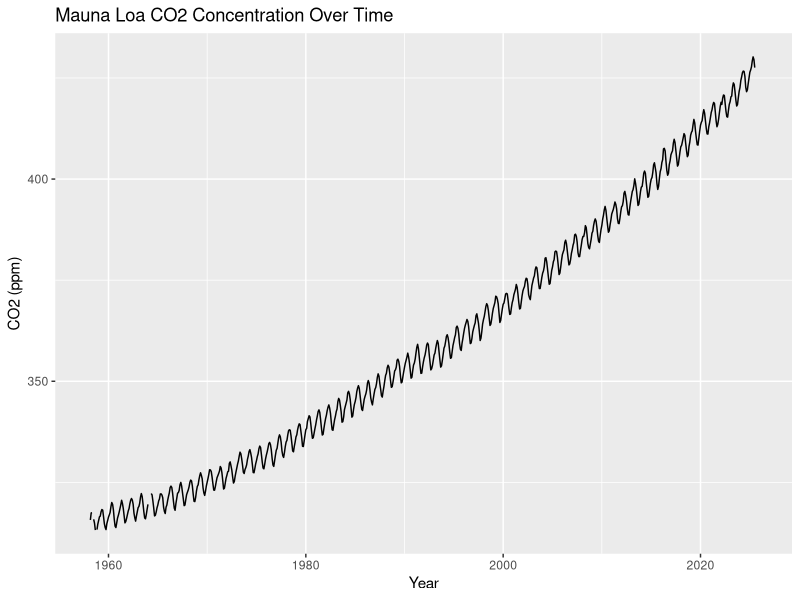
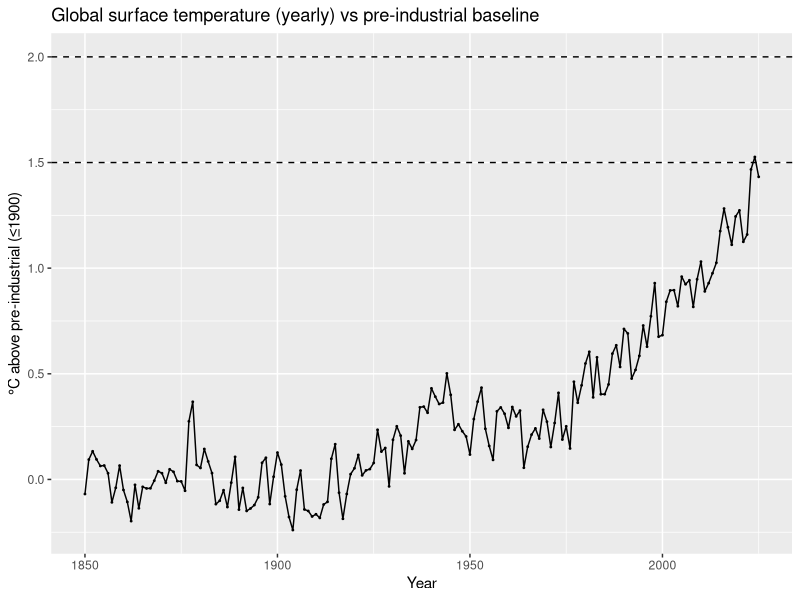
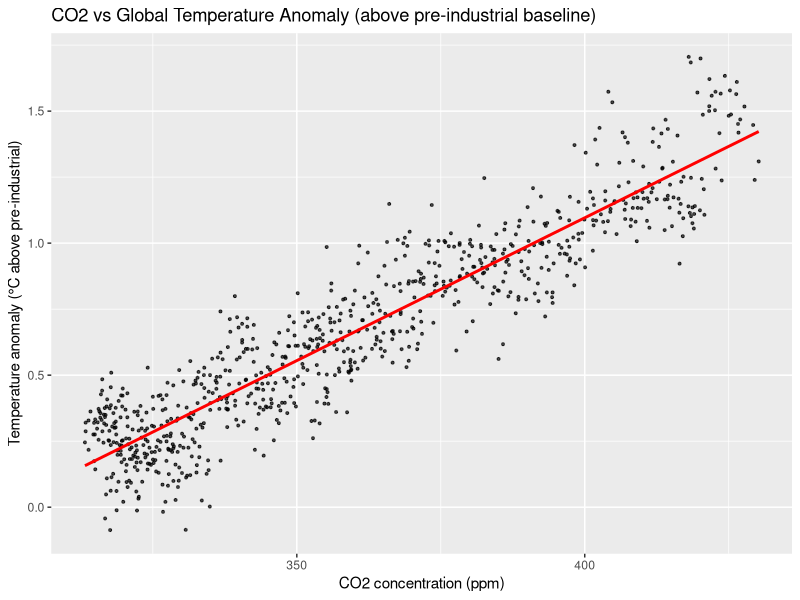
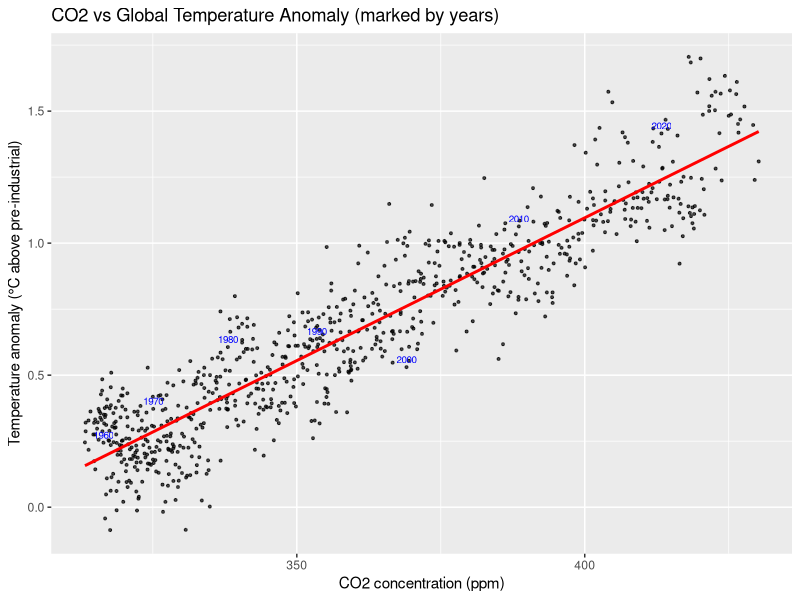
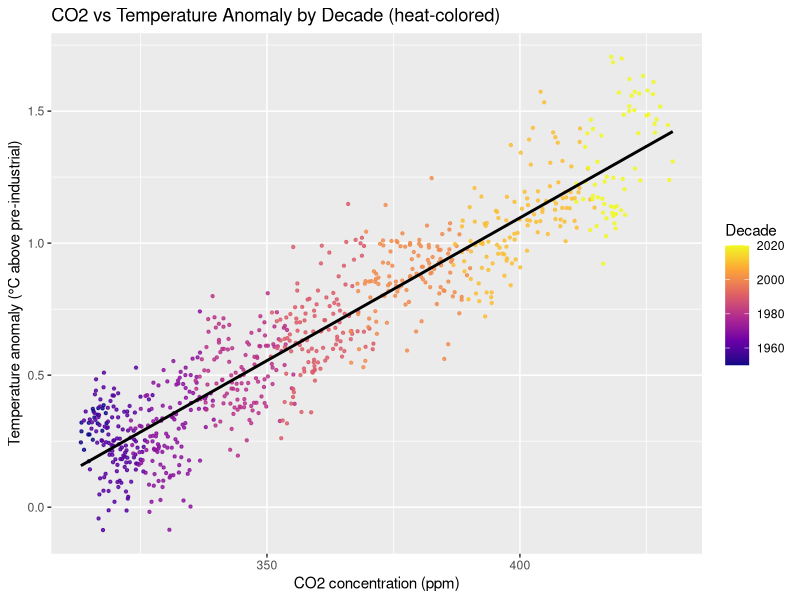
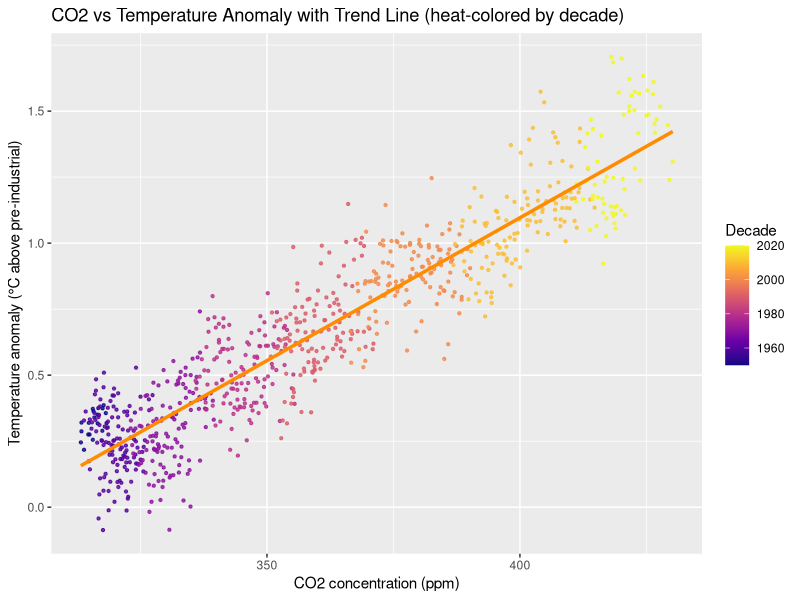
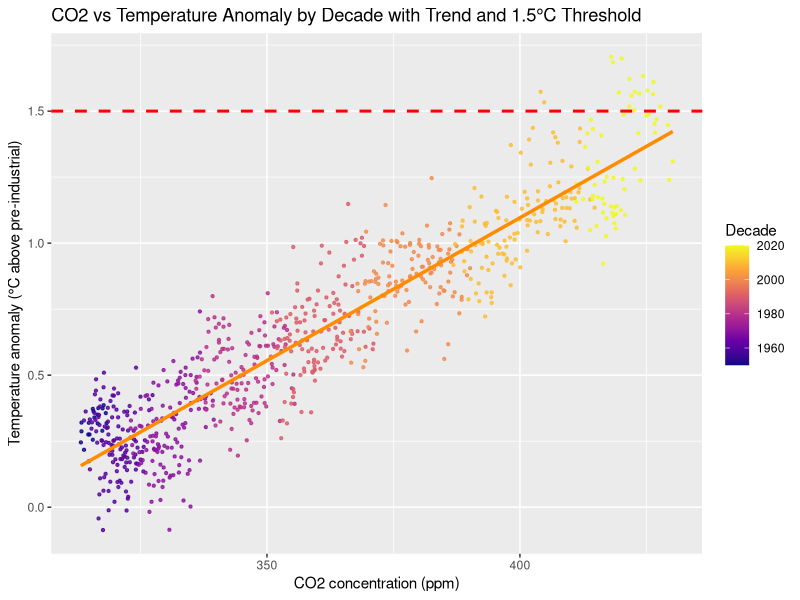
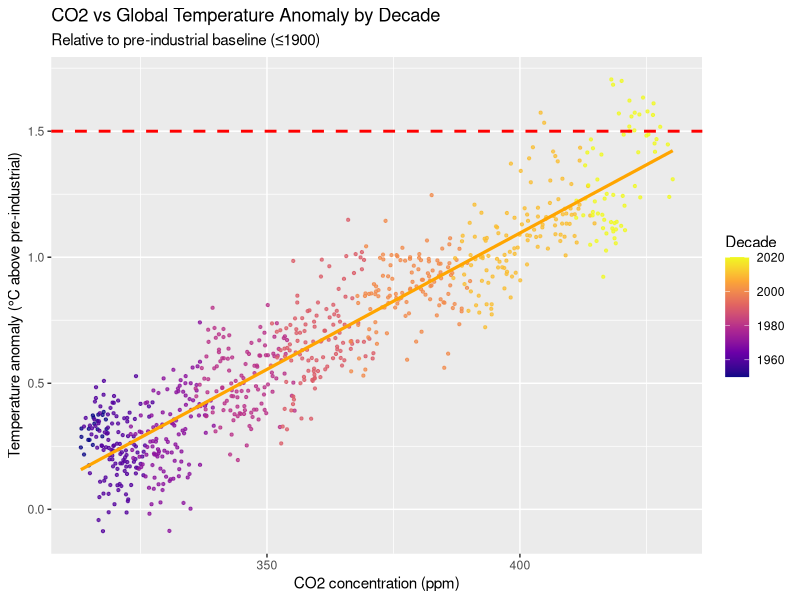

Source code (R) for these figures, in order:
## ---- chunk 1
library(tidyverse)
scripps <- read_delim("scripps-co2.csv") %>%
  select(year, month, co2)

scripps
## ---- chunk 2
summary(scripps$co2)

scripps %>%
  filter(co2 < 0) %>%
  count()

scripps <- scripps %>%
  mutate(co2 = if_else(co2 < 0, NA_real_, co2))

summary(scripps$co2)
## ---- chunk 3
scripps <- scripps %>%
  mutate(date = as.Date(sprintf("%d-%02d-01", year, month)))

scripps %>%
  summarize(
    earliest = min(date, na.rm = TRUE),
    latest = max(date, na.rm = TRUE)
  )
## ---- chunk 4
scripps %>%
  ggplot(aes(x = date, y = co2)) +
  geom_line() +
  labs(
    title = "Mauna Loa CO2 Concentration Over Time",
    x = "Year",
    y = "CO2 (ppm)"
  )
## ---- chunk 5
hadcrut <- read_delim("hadcrut-monthly.csv") %>%
  select(year, `1`:`12`)  

head(hadcrut)
## ---- chunk 6
hadcrut_long <- hadcrut %>%
  pivot_longer(
    cols = `1`:`12`,
    names_to = "month",
    values_to = "temp_anomaly"
  )

head(hadcrut_long, 12)
## ---- chunk 7
summary(hadcrut_long$temp_anomaly)

hadcrut_long <- hadcrut_long %>%
  mutate(temp_anomaly = if_else(temp_anomaly <= -9, NA_real_, temp_anomaly)) %>%
  filter(!is.na(temp_anomaly))

summary(hadcrut_long$temp_anomaly)
## ---- chunk 8
hadcrut_long %>%
  summarize(
    earliest = min(year, na.rm = TRUE),
    latest   = max(year, na.rm = TRUE)
  )

month_check <- hadcrut_long %>%
  filter(year == 2025) %>%
  summarize(latest_month = max(as.integer(month), na.rm = TRUE)) %>%
  pull(latest_month)

month_check
if (month_check == 6) cat("June\n")


## ---- chunk 9
pre_industrial_baseline <- hadcrut_long %>%
  filter(year <= 1900) %>%
  summarize(baseline = mean(temp_anomaly, na.rm = TRUE))

pre_industrial_baseline
## ---- chunk 10
hadcrut_long <- hadcrut_long %>%
  mutate(temp_above_preindustrial = temp_anomaly - pre_industrial_baseline$baseline)

head(hadcrut_long, 10)
## ---- chunk 11
hadcrut_year <- hadcrut_long %>%
  group_by(year) %>%
  summarize(above_preindustrial = mean(temp_above_preindustrial, na.rm = TRUE))

ggplot(hadcrut_year, aes(x = year, y = above_preindustrial)) +
  geom_line() +
  geom_point(size = 0.3) +
  geom_hline(yintercept = 1.5, linetype = 2) +
  geom_hline(yintercept = 2.0, linetype = 2) +
  labs(
    title = "Global surface temperature (yearly) vs pre-industrial baseline",
    x = "Year",
    y = "°C above pre-industrial (≤1900)"
  )
## ---- chunk 12
hadcrut_long <- hadcrut_long %>%
  mutate(month = as.numeric(month))

merged_data <- left_join(scripps, hadcrut_long, by = c("year", "month"))
merged_data
## ---- chunk 13
merged_data %>%
  ggplot(aes(x = co2, y = temp_above_preindustrial)) +
  geom_point(size = 0.7, alpha = 0.7) +
  geom_smooth(method = "lm", se = FALSE, color = "red") +
  labs(
    title = "CO2 vs Global Temperature Anomaly (above pre-industrial baseline)",
    x = "CO2 concentration (ppm)",
    y = "Temperature anomaly (°C above pre-industrial)"
  )
## ---- chunk 14
merged_data %>%
  ggplot(aes(x = co2, y = temp_above_preindustrial)) +
  geom_point(size = 0.7, alpha = 0.7) +
  geom_smooth(method = "lm", se = FALSE, color = "red") +
  geom_text(
    data = merged_data %>%
      filter(month == 1 & year %% 10 == 0), 
    aes(label = year),
    size = 2.5, vjust = -0.5, color = "blue"
  ) +
  labs(
    title = "CO2 vs Global Temperature Anomaly (marked by years)",
    x = "CO2 concentration (ppm)",
    y = "Temperature anomaly (°C above pre-industrial)"
  )
## ---- chunk 15
merged_data %>%
  mutate(decade = floor(year / 10) * 10) %>%
  ggplot(aes(x = co2, y = temp_above_preindustrial, color = decade)) +
  geom_point(size = 0.8, alpha = 0.8) +
  geom_smooth(method = "lm", se = FALSE, color = "black") +
  scale_color_viridis_c(option = "plasma") + 
  labs(
    title = "CO2 vs Temperature Anomaly by Decade (heat-colored)",
    x = "CO2 concentration (ppm)",
    y = "Temperature anomaly (°C above pre-industrial)",
    color = "Decade"
  )
## ---- chunk 16
merged_data %>%
  mutate(decade = floor(year / 10) * 10) %>%
  ggplot(aes(x = co2, y = temp_above_preindustrial, color = decade)) +
  geom_point(size = 0.8, alpha = 0.8) +
  geom_smooth(method = "lm", se = FALSE, color = "darkorange", size = 1.2) +
  scale_color_viridis_c(option = "plasma") +
  labs(
    title = "CO2 vs Temperature Anomaly with Trend Line (heat-colored by decade)",
    x = "CO2 concentration (ppm)",
    y = "Temperature anomaly (°C above pre-industrial)",
    color = "Decade"
  )
## ---- chunk 17
merged_data %>%
  mutate(decade = floor(year / 10) * 10) %>%
  ggplot(aes(x = co2, y = temp_above_preindustrial, color = decade)) +
  geom_point(size = 0.8, alpha = 0.8) +
  geom_smooth(method = "lm", se = FALSE, color = "darkorange", size = 1.2) + 
  geom_hline(yintercept = 1.5, color = "red", linetype = "dashed", size = 1) + 
  scale_color_viridis_c(option = "plasma") +
  labs(
    title = "CO2 vs Temperature Anomaly by Decade with Trend and 1.5°C Threshold",
    x = "CO2 concentration (ppm)",
    y = "Temperature anomaly (°C above pre-industrial)",
    color = "Decade"
  )
## ---- chunk 18
merged_data %>%
  mutate(decade = floor(year / 10) * 10) %>%
  ggplot(aes(x = co2, y = temp_above_preindustrial, color = decade)) +
  geom_point(size = 0.8, alpha = 0.75) +
  geom_smooth(method = "lm", se = FALSE, color = "orange", linewidth = 1.1) +
  geom_hline(yintercept = 1.5, linetype = "dashed", color = "red", linewidth = 1) +
  scale_color_viridis_c(option = "plasma", name = "Decade") +
  labs(
    title = "CO2 vs Global Temperature Anomaly by Decade",
    subtitle = "Relative to pre-industrial baseline (≤1900)",
    x = "CO2 concentration (ppm)",
    y = "Temperature anomaly (°C above pre-industrial)"
  )
## ---- chunk 19
uah <- read_delim("UAH-lower-troposphere-wide.csv") %>%
  select(year, month, globe)

glimpse(uah)
head(uah, 10)
summary(uah$globe)
## ---- chunk 20
merged_temp <- hadcrut_long %>%
  select(year, month, temp_anomaly) %>%
  left_join(
    uah %>% select(year, month, globe),
    by = c("year", "month")
  ) %>%
  rename(
    surface = temp_anomaly,
    troposphere = globe
  )

glimpse(merged_temp)
head(merged_temp, 10)
summary(merged_temp)
## ---- chunk 21
merged_long <- merged_temp %>%
  pivot_longer(c(surface, troposphere),
               names_to = "type",
               values_to = "anomaly") %>%
  mutate(type = if_else(type == "troposphere", "lower troposphere", type))

head(merged_long, 10)
## ---- chunk 22
merged_long %>%
  ggplot(aes(x = year, y = anomaly, color = type)) +
  geom_point(alpha = 0.6, size = 0.8) +
  geom_smooth(method = "lm", se = FALSE, linewidth = 1) +
  labs(title = "Temperature Anomaly over Time by Type",
       x = "Year",
       y = "Temperature Anomaly (°C)",
       color = "Type") +
  scale_color_manual(values = c("surface" = "orange", "lower troposphere" = "skyblue"))
